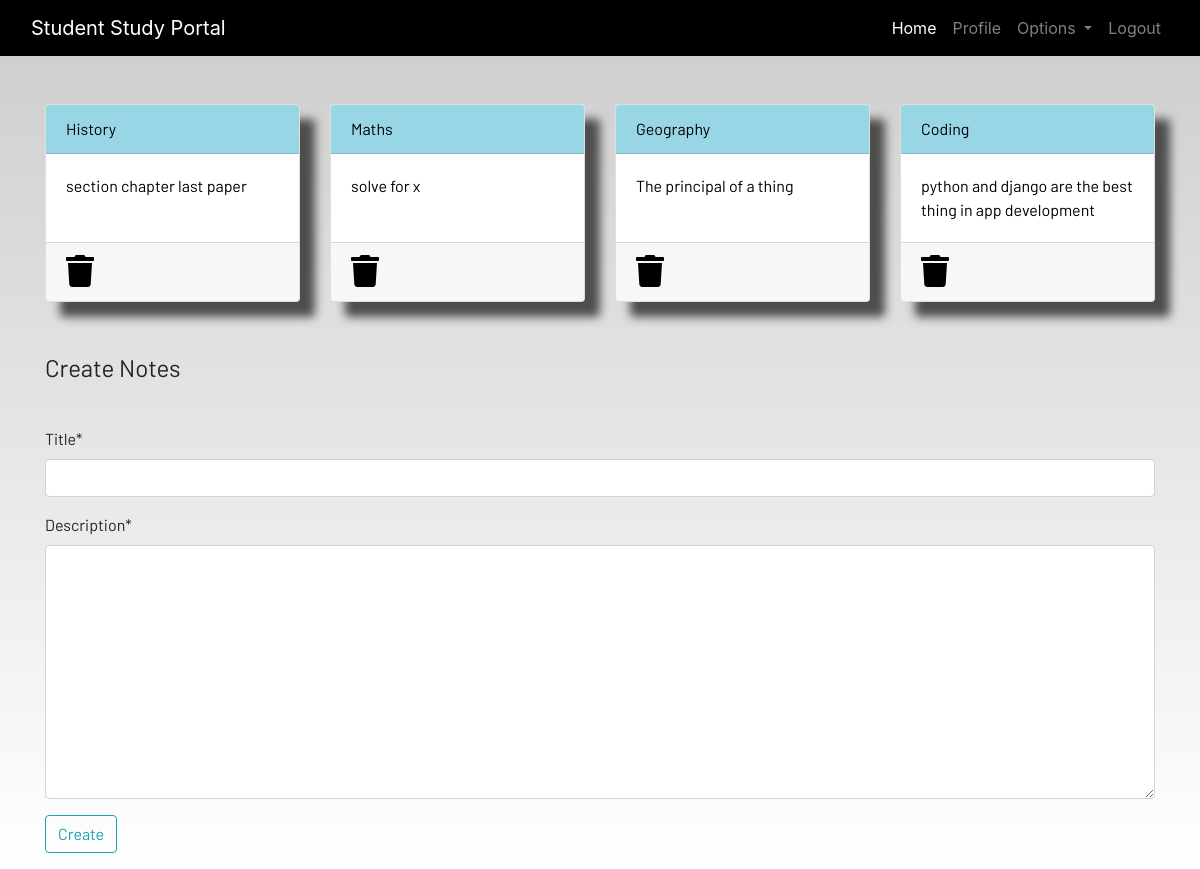
/notes/ (signed in), run on an earlier commit of the app's database.
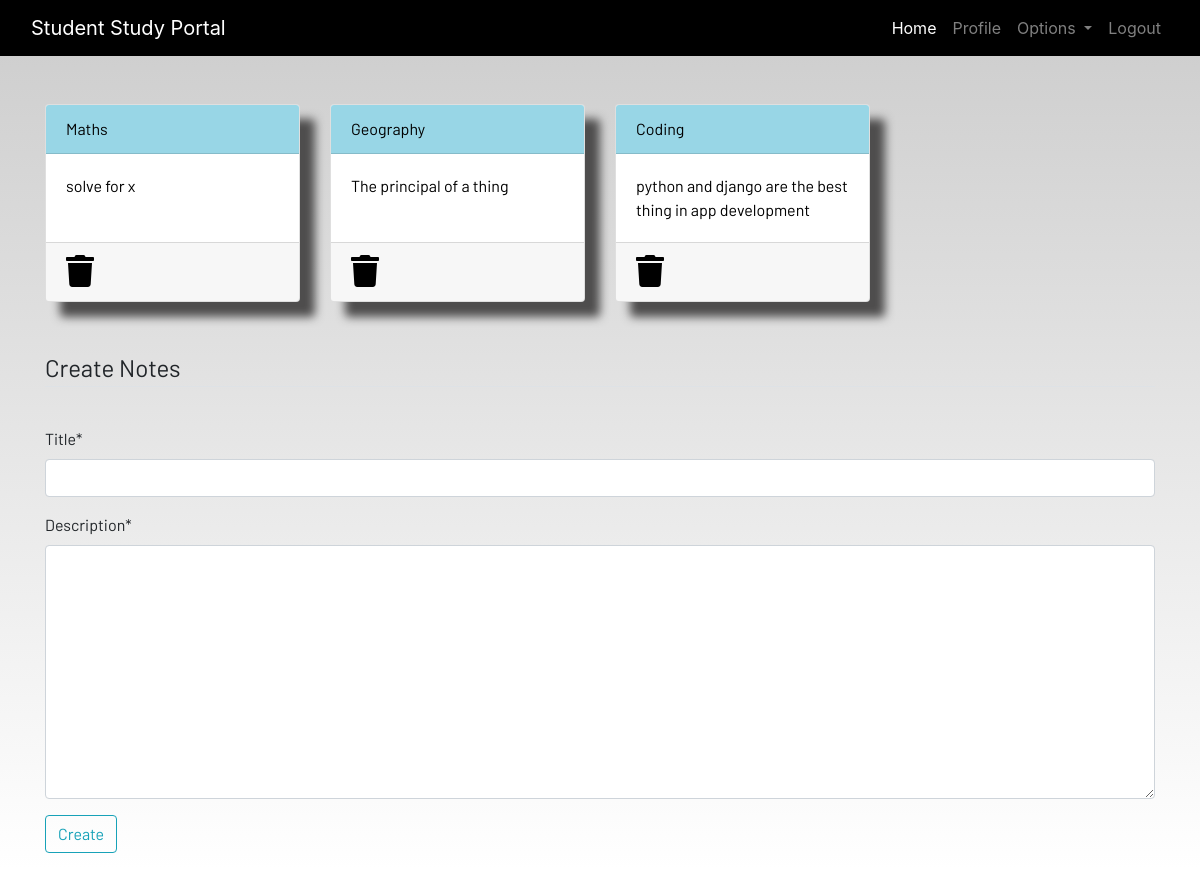
And on a later commit of the database.
### dashboard/models.py (models this page shows, shortened)
class Notes(models.Model):
    user = models.ForeignKey(User, on_delete=models.CASCADE)
    title = models.CharField(max_length=200)
    description = models.TextField()
    class Meta:
        verbose_name = 'notes'
        verbose_name_plural = 'notes'

### dashboard/views.py (the view)
# urls.py: path('notes/', views.notes, name='notes'),
@login_required
def notes(request):
    if request.method == 'POST':
        form = NotesForm(request.POST)
        if form.is_valid():
            notes = Notes(user=request.user, title=request.POST['title'], description=request.POST['description'])
            notes.save()
            messages.success(request, f"Notes Added from{request.user.username} Successfully")
    else:
        form = NotesForm()
    notes = Notes.objects.filter(user=request.user)
    context = {
        'notes': notes,
        'form': form,
    }
    return render(request, 'dashboard/notes.html', context)

### dashboard/forms.py
class NotesForm(forms.ModelForm):
    class Meta:
        model = Notes
        fields = ['title', 'description']

### dashboard/templates/dashboard/notes.html (shortened to what this page needs)
{% extends 'dashboard/base.html' %}
{% load static %}
{% load crispy_forms_tags %}
{% block content %}
<div class="container">
    <div class="row">
    {% for note in notes %}
        <div class="col-md-3">
            <a href="{% url 'notes-detail' note.id %}">
                <div class="card">
                    <div class="card-header">{{note.title}}</div>
                    <div class="card-body">{{note.description|slice:"0:100"}}</div>
                    <div class="card-footer mt-auto "><a href="{% url 'delete-note' note.id %}">
                        <i class="fa fa-trash fa-2x"></i></a>
                    </div>
                </div>
            </a>
        </div>
        {% endfor %}
        <br><br>
    </div>
</div>
<br><br>
<div class="container">
    <form method="POST">
        <fieldset class="form-group">
            <legend class="border-bottom mb-4">Create Notes</legend>
        </fieldset>
        {{ form|crispy }}
        <div class="form-group">
            <button href="" class="btn btn-outline-info" type="submit">
                Create
            </button>
        </div>
    </form>
</div>
{% endblock content %}

### dashboard/templates/dashboard/base.html (shortened to what this page needs)
<!DOCTYPE html>
{% load static %}
<html lang="en">
<head>
  <link rel="stylesheet" href="https://stackpath.bootstrapcdn.com/bootstrap/4.3.1/css/bootstrap.min.css"
 />
  <link rel="stylesheet" href="https://use.fontawesome.com/releases/v5.7.2/css/all.css"
 />
  <link rel="stylesheet" href="{% static 'css/main.css' %}" />
</head>
<body>
  <header>
    <nav class="navbar navbar-expand-lg navbar-dark bg-dark">
      <div class="container-fluid">
        <a class="navbar-brand" href="{% url 'home' %}">Student Study Portal</a>
        <div class="collapse navbar-collapse justify-content-end" id="navbarSupportedContent">
          <ul class="navbar-nav mb-2 mb-lg-0">
            <li class="nav-item">
              <a class="nav-link active" aria-current="page" href="{% url 'home' %}">Home</a>
            </li>
            {% if user.is_authenticated %}
            <li class="nav-item">
              <a class="nav-link" href="{% url 'profile' %}">Profile</a>
            </li>
            <li class="nav-item dropdown">
              <a class="nav-link dropdown-toggle" href="#" id="navbarDropdown" role="button" data-toggle="dropdown"
                aria-haspopup="true" aria-expanded="false">
                Options
              </a>
            </li>
            <li class="nav-item">
              <a class="nav-link" href="{% url 'logout' %}">Logout</a>
            </li>
              {% else %}
              <a class="nav-link" href="{% url 'register' %}">Register</a>
            </li>
            <li class="nav-item">
              <a class="nav-link" href="{% url 'login' %}">Login</a>
            </li>
            {% endif %}
          </ul>
        </div>
      </div>
    </nav>
  </header>
  <br /><br />
  <main>
    {% block content %}
    {% endblock content %}
  </main>
</body>
</html>

### static/css/main.css (style rules this page uses)
html { scroll-behavior: smooth; height: 100%; width: 100%; }
main { font-family: Barlow, Quicksand, Rubik, sans-serif, serif, 'Times New Roman', Times, serif !important; }
.navbar { background-color: rgb(0, 0, 0) !important; }
.card { box-shadow: 15px 15px 10px rgb(78, 77, 77); }
a { text-decoration: none !important; color: black; }
.card-header { color: black !important; background: rgb(152, 214, 230) !important; transition: 0.3s ease-in; }
html, body { max-width: 100%; overflow-x: hidden; height: 100%; width: 100%; }
body { background: linear-gradient(rgba(0, 0, 0, 0.2), rgba(255, 255, 255, 0.5)); overflow-x: hidden; background-repeat: no-repeat; }
.card-header { background-color: rgb(133, 204, 231); }
.col-md-3 .card { width: 100%; height: 100%; }
.fa { color: black; }

What changed in the data, as far as the page shows it:
removed Notes: title "History", description "section chapter last paper"
